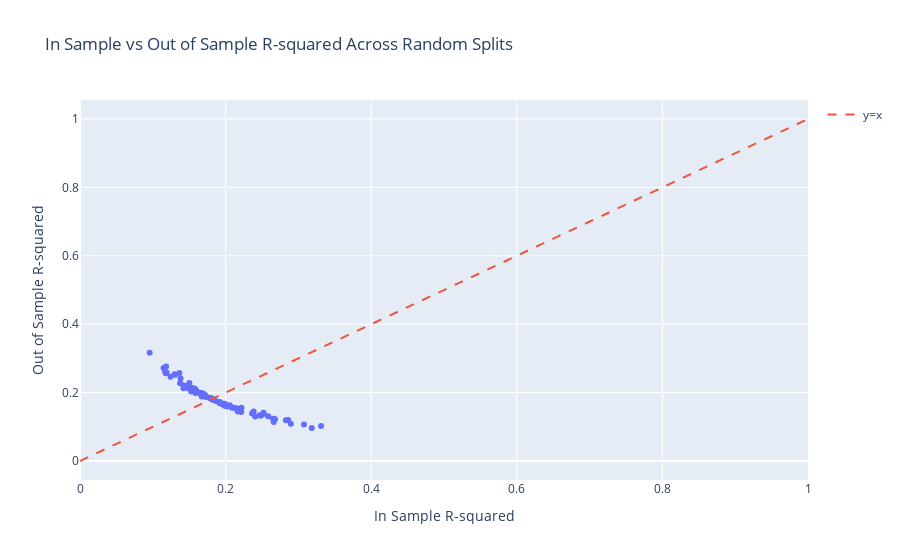

Write notebook code for a chart like this one.
### Markdown cell above
### 8. Work with a ChatBot to write a *for* loop to create, collect, and visualize many different paired "in sample" and "out of sample" *model performance* metric actualizations (by not using *np.random.seed(130)* within each loop iteration); and explain in your own words the meaning of your results and purpose of this demonstration<br>

<details class="details-example"><summary style="color:blue"><u>Further Guidance</u></summary>
    
> _The following code could likely be slightly edited and repurposed to match the 50-50 **train-test split** analysis and data above (in the `train_test_split` method of "Question 5").  Considering the behavior of the `model3_fit` **linear form** specification would be the suggested way to start, but it might also be interesting and/or helpful to consider the different available **linear form** specifications in the manner of this problem..._
>    
> ```python
> import plotly.express as px  # etc.
>
> songs_training_data,songs_testing_data = train_test_split(songs, train_size=31)
> linear_form = 'danceability ~ energy * loudness + energy * mode'
>    
> reps = 100
> in_sample_Rsquared = np.array([0.0]*reps)
> out_of_sample_Rsquared = np.array([0.0]*reps)
> for i in range(reps):
>     songs_training_data,songs_testing_data = \
>       train_test_split(songs, train_size=31)
>     final_model_fit = smf.ols(formula=linear_form, 
>                               data=songs_training_data).fit()
>     in_sample_Rsquared[i] = final_model_fit.rsquared
>     out_of_sample_Rsquared[i] = \
>       np.corrcoef(songs_testing_data.danceability, 
>                   final_model_fit.predict(songs_testing_data))[0,1]**2
>     
> df = pd.DataFrame({"In Sample Performance (Rsquared)": in_sample_Rsquared,
>                    "Out of Sample Performance (Rsquared)": out_of_sample_Rsquared})   >  
> fig = px.scatter(df, x="In Sample Performance (Rsquared)", 
>                      y="Out of Sample Performance (Rsquared)")
> fig.add_trace(go.Scatter(x=[0,1], y=[0,1], name="y=x", line_shape='linear'))  
> ```
>
> _When you first look at this question, you might be unsure about the specific issue that the code is addressing. Take a moment to think about why the code repeatedly randomly re-splits the data, fits the model, and compares the "in sample" versus "out of sample" **R-squared** values (over and over). Of course, if a **fit model** performs well on the **training** dataset but doesn't do as well on the **testing** dataset then we might be observing the affects of **overfitting**. But why might it sometimes be the opposite situation (which we actually encountered right away for `model3_fit` when the **train-test split** was based on  `np.random.seed(130)` and resulted in a better "out of sample" **R-squared** of about `0.21` vereses the 'in-sample" **R-squared** of about `0.15`)? If you're thinking that this should therefore vice-versa intuitively mean **underfitting**, actually that's not right because **underfitting** is when the **generalizability** of a different model **linear form** specification that provides improved **model performance** is **validated**. What were seeing here, the variable, is something else..._
>        
> ---
> 
> _Don't forget to ask for summaries of all your different ChatBot sessions and organize and paste these into your homework notebook (including link(s) to chat log histories if you're using ChatBot) But if you're using the STA130 custom NBLM ChatBot, you'll only be able to ask for summaries, of course!_ 
    
</details>

### Code cell
import numpy as np
import pandas as pd
import statsmodels.formula.api as smf
from sklearn.model_selection import train_test_split
import plotly.express as px
import plotly.graph_objects as go

# Set up parameters
reps = 100
in_sample_Rsquared = np.zeros(reps)
out_of_sample_Rsquared = np.zeros(reps)

# Linear model specification similar to model3_fit
linear_form = 'HP ~ Attack + Defense'

for i in range(reps):
    # Split the data into 50% train and 50% test without fixing the random seed
    pokeaman_train, pokeaman_test = train_test_split(pokeaman, train_size=0.5)
    
    # Fit the model on the training data
    model_fit = smf.ols(formula=linear_form, data=pokeaman_train).fit()
    
    # Calculate in-sample R-squared
    in_sample_Rsquared[i] = model_fit.rsquared
    
    # Calculate out-of-sample R-squared
    y_true = pokeaman_test.HP
    y_pred = model_fit.predict(pokeaman_test)
    out_of_sample_Rsquared[i] = np.corrcoef(y_true, y_pred)[0, 1] ** 2

# Create a DataFrame to store results for visualization
results_df = pd.DataFrame({
    "In Sample R-squared": in_sample_Rsquared,
    "Out of Sample R-squared": out_of_sample_Rsquared
})

# Plot in-sample vs out-of-sample R-squared using Plotly
fig = px.scatter(results_df, x="In Sample R-squared", y="Out of Sample R-squared",
                 labels={"In Sample R-squared": "In Sample R-squared", 
                         "Out of Sample R-squared": "Out of Sample R-squared"},
                 title="In Sample vs Out of Sample R-squared Across Random Splits")
fig.add_trace(go.Scatter(x=[0, 1], y=[0, 1], mode="lines", name="y=x", line=dict(dash="dash")))
fig.show()

### Figure 1 — Plotly figure (JSON) as saved in the notebook; plotly's stock layout.template omitted (floating-point values rounded to 4 significant figures)
{"data": [{"hovertemplate": "In Sample R-squared=%{x}<br>Out of Sample R-squared=%{y}<extra></extra>", "legendgroup": "", "marker": {"color": "#636efa", "symbol": "circle"}, "mode": "markers", "name": "", "orientation": "v", "showlegend": false, "type": "scatter", "x": [0.2467, 0.1422, 0.1702, 0.1527, 0.1672, 0.2366, 0.1914, 0.1681, 0.1922, 0.1981, 0.1502, 0.2524, 0.1526, 0.1802, 0.1994, 0.1827, 0.1538, 0.1557, 0.2218, 0.1562, 0.2485, 0.1808, 0.1709, 0.2385, 0.1792, 0.2055, 0.1307, 0.1546, 0.1382, 0.286, 0.2828, 0.2073, 0.1731, 0.2157, 0.1148, 0.1705, 0.1779, 0.1675, 0.2661, 0.1662, 0.1177, 0.1683, 0.1524, 0.3183, 0.1426, 0.1727, 0.1694, 0.2365, 0.1809, 0.1699, 0.1492, 0.1375, 0.117, 0.1814, 0.2137, 0.18, 0.1534, 0.2652, 0.2519, 0.1243, 0.1599, 0.1653, 0.2406, 0.2189, 0.2659, 0.1366, 0.1987, 0.1929, 0.13, 0.3077, 0.1955, 0.1586, 0.1705, 0.09573, 0.2022, 0.1829, 0.1866, 0.1715, 0.1972, 0.209, 0.1574, 0.2585, 0.1579, 0.1599, 0.2169, 0.1563, 0.2215, 0.199, 0.1686, 0.2678, 0.1182, 0.1586, 0.1924, 0.1453, 0.1189, 0.2025, 0.1623, 0.2896, 0.3311, 0.2175], "xaxis": "x", "y": [0.1339, 0.2128, 0.1928, 0.2033, 0.1887, 0.1398, 0.1693, 0.1959, 0.1725, 0.1674, 0.2282, 0.1373, 0.2145, 0.1829, 0.1623, 0.1784, 0.2132, 0.2068, 0.1556, 0.21, 0.1322, 0.1823, 0.1905, 0.1445, 0.1844, 0.163, 0.2521, 0.2118, 0.2412, 0.1197, 0.1192, 0.1584, 0.1871, 0.1511, 0.2719, 0.1932, 0.1846, 0.1974, 0.1144, 0.1992, 0.2566, 0.1936, 0.2068, 0.09667, 0.2206, 0.1904, 0.1958, 0.1391, 0.1811, 0.189, 0.2123, 0.2274, 0.2601, 0.1815, 0.1552, 0.1831, 0.2099, 0.1227, 0.1407, 0.2462, 0.205, 0.1991, 0.1302, 0.1467, 0.1236, 0.2572, 0.1615, 0.1685, 0.2539, 0.1065, 0.1661, 0.2087, 0.1932, 0.3166, 0.1594, 0.1803, 0.1753, 0.1932, 0.1676, 0.156, 0.2119, 0.1305, 0.2094, 0.2051, 0.1444, 0.2052, 0.1434, 0.1667, 0.1974, 0.1222, 0.276, 0.1988, 0.169, 0.2193, 0.2589, 0.1617, 0.1996, 0.109, 0.1024, 0.1531], "yaxis": "y"}, {"line": {"dash": "dash"}, "mode": "lines", "name": "y=x", "type": "scatter", "x": [0, 1], "y": [0, 1]}], "layout": {"legend": {"tracegroupgap": 0}, "title": {"text": "In Sample vs Out of Sample R-squared Across Random Splits"}, "xaxis": {"anchor": "y", "domain": [0, 1], "title": {"text": "In Sample R-squared"}}, "yaxis": {"anchor": "x", "domain": [0, 1], "title": {"text": "Out of Sample R-squared"}}}}
